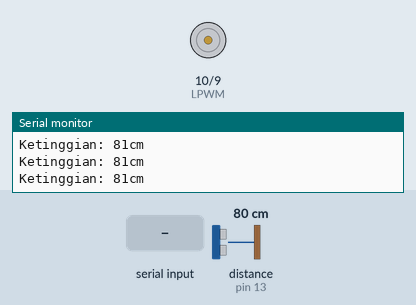
Recording of a sketch running on a simulated Arduino Uno, built with avr-gcc and run on an emulated ATmega328P. On the bench: motor-driver pin pairs drawn as motors (green arrow = first pin HIGH = forward, orange = second pin HIGH = backward, longer = more drive, scaled by the enable pin), the last lines printed to the serial monitor. The test bench sets the inputs (shaded band); at power-on: distance to the obstacle (sensor on pin 13) 80 cm. The echo pulse lasts 58.3 µs per cm.

Above: at 1.2 s.
1.3 s: "2" received over Serial
At 1.9 s:
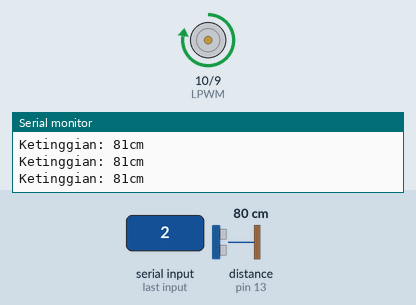
2.8 s: distance to the obstacle (sensor on pin 13) set to 7 cm
5.8 s: distance to the obstacle (sensor on pin 13) set to 4 cm
At 6.9 s:
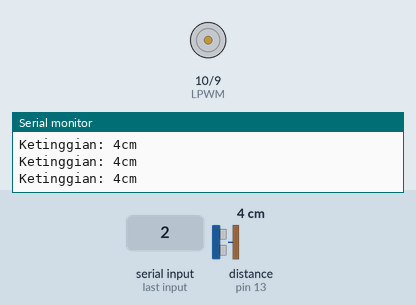
8.8 s: "1" received over Serial
At 10.0 s:
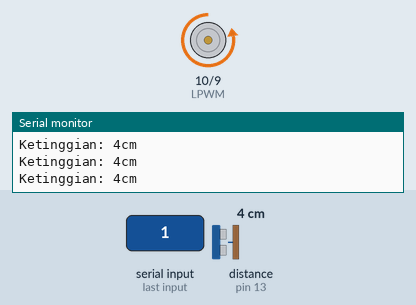
10.3 s: "3" received over Serial
At 11.5 s:
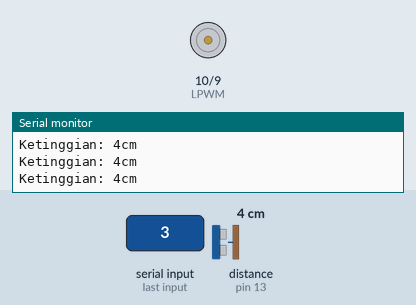
11.8 s: "4" received over Serial
At 12.1 s:
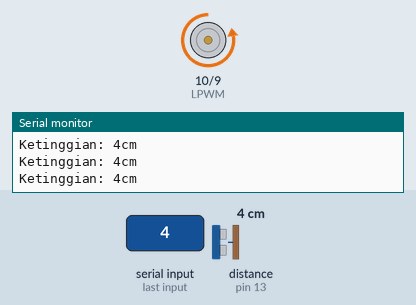
Timing chart, 0 to 14.8 s (numbered marks = the images above; inputs shaded):
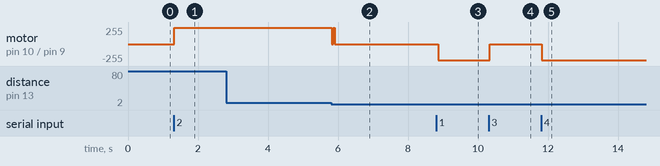

Measured:
- the behaviour switches between 6 and 5 cm on distance to the obstacle (sensor on pin 13) (found by bisection; images 1 and 2)
- after the input at 1.3 s, motor on pin 10 (LPWM) / pin 9 (RPWM): stopped → forward 244/255 at once
- after the input at 5.8 s, motor on pin 10 (LPWM) / pin 9 (RPWM): forward 244/255 → stopped at once
- after the input at 8.8 s, motor on pin 10 (LPWM) / pin 9 (RPWM): stopped → backward 244/255 after 0.06 s
- after the input at 10.3 s, motor on pin 10 (LPWM) / pin 9 (RPWM): backward 244/255 → stopped at once
- after the input at 11.8 s, motor on pin 10 (LPWM) / pin 9 (RPWM): stopped → backward 244/255 at once

The sketch:

Ultrasonik_V2.ino
```cpp
#include <SoftwareSerial.h>
SoftwareSerial mySerial (2, 3);

#include <NewPing.h>
#define RPWM 9
#define LPWM 10
#define PWM 11
#define TRIGGER_PIN 12
#define ECHO_PIN 13
#define MAX_DISTANCE 200

NewPing sonar(TRIGGER_PIN, ECHO_PIN, MAX_DISTANCE);
int jarak;
int jarakSebelum;
unsigned int uS;
char data;


int jarakKendaraanKecil = 15;
int jarakKendaraanSedang = 17;
int jarakKendaraanBesar = 19;

void setup() {
  // put your setup code here, to run once:
  Serial.begin(9600);
  pinMode(RPWM, OUTPUT);
  pinMode(PWM, OUTPUT);
  pinMode(LPWM, OUTPUT);
}

void loop() {
  // put your main code here, to run repeatedly:


  if (Serial.available() > 0) {
    data = Serial.read();
  }

  uS = sonar.ping();
  jarak = uS / US_ROUNDTRIP_CM;

  // Smoothing pembacaan ultrasonik
  if (jarak == 0 or jarak == 1149) {
    jarak = jarakSebelum;
  }
  else {
    jarak = jarak;
    jarakSebelum = jarak;
  }

  printJarak();


  // Decision Making
  if (data == '1') {
    digitalWrite(RPWM, HIGH);
    digitalWrite(LPWM, LOW);
    analogWrite(PWM, 500);

    // Pembatasan Maksimal
    if (jarak >= 19) {
      digitalWrite(RPWM, LOW);
      digitalWrite(LPWM, LOW);
      analogWrite(PWM, 0);
    }
  }
  else if (data == '2') {
    digitalWrite(RPWM, LOW);
    digitalWrite(LPWM, HIGH);
    analogWrite(PWM, 500);

    // Pembatasan Minimal
    if (jarak <= 5) {
      digitalWrite(RPWM, LOW);
      digitalWrite(LPWM, LOW);
      analogWrite(PWM, 0);
    }
  }
  else if (data == '3') {
    digitalWrite(RPWM, LOW);
    digitalWrite(LPWM, LOW);
    analogWrite(PWM, 0);
  }
  else if (data == '4') {
    if (jarak < jarakKendaraanKecil) {
      digitalWrite(RPWM, HIGH);
      digitalWrite(LPWM, LOW);
      analogWrite(PWM, 500);
    }
    else if (jarak > jarakKendaraanKecil) {
      digitalWrite(RPWM, LOW);
      digitalWrite(LPWM, HIGH);
      analogWrite(PWM, 500);
    }
    else if (jarak == jarakKendaraanKecil) {
      digitalWrite(RPWM, LOW);
      digitalWrite(LPWM, LOW);
      analogWrite(PWM, 0);
    }
  }

  else if (data == '5') {
    if (jarak < jarakKendaraanSedang) {
      digitalWrite(RPWM, HIGH);
      digitalWrite(LPWM, LOW);
      analogWrite(PWM, 500);
    }
    else if (jarak > jarakKendaraanSedang) {
      digitalWrite(RPWM, LOW);
      digitalWrite(LPWM, HIGH);
      analogWrite(PWM, 500);
    }
    else if (jarak == jarakKendaraanSedang) {
      digitalWrite(RPWM, LOW);
      digitalWrite(LPWM, LOW);
      analogWrite(PWM, 0);
    }
  }
  else if (data == '6') {
    if (jarak < jarakKendaraanBesar) {
      digitalWrite(RPWM, HIGH);
      digitalWrite(LPWM, LOW);
      analogWrite(PWM, 500);
    }
    else if (jarak > jarakKendaraanBesar) {
      digitalWrite(RPWM, LOW);
      digitalWrite(LPWM, HIGH);
      analogWrite(PWM, 500);
    }
    else if (jarak == jarakKendaraanBesar) {
      digitalWrite(RPWM, LOW);
      digitalWrite(LPWM, LOW);
      analogWrite(PWM, 0);
    }
  }
}


void printJarak() {
  Serial.print("Ketinggian: ");
  Serial.print(jarak);
  Serial.println("cm");
}
```
